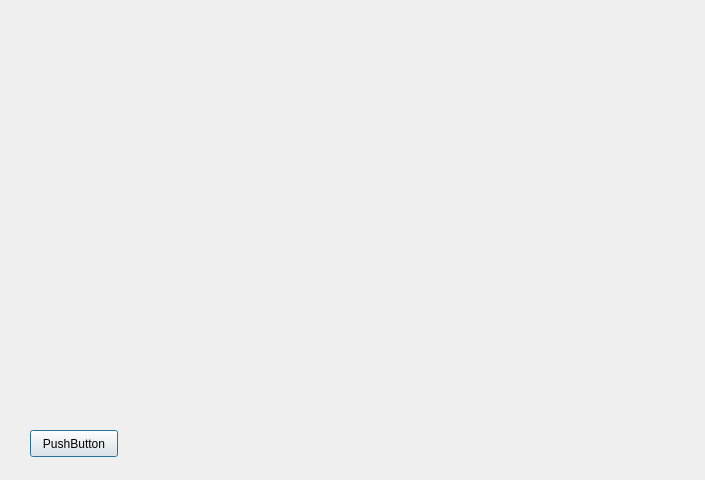
<?xml version="1.0" encoding="UTF-8"?>
<ui version="4.0">
 <class>DrawEllipseDialog</class>
 <widget class="QDialog" name="DrawEllipseDialog">
  <property name="geometry">
   <rect>
    <x>0</x>
    <y>0</y>
    <width>705</width>
    <height>480</height>
   </rect>
  </property>
  <property name="windowTitle">
   <string>Dialog</string>
  </property>
  <widget class="QPushButton" name="pushButton">
   <property name="geometry">
    <rect>
     <x>30</x>
     <y>430</y>
     <width>88</width>
     <height>27</height>
    </rect>
   </property>
   <property name="text">
    <string>PushButton</string>
   </property>
  </widget>
  <widget class="QGraphicsView" name="graphicsView">
   <property name="geometry">
    <rect>
     <x>400</x>
     <y>90</y>
     <width>256</width>
     <height>192</height>
    </rect>
   </property>
   <property name="styleSheet">
    <string notr="true">background: transparent;border:0px</string>
   </property>
  </widget>
 </widget>
 <resources/>
 <connections/>
</ui>
